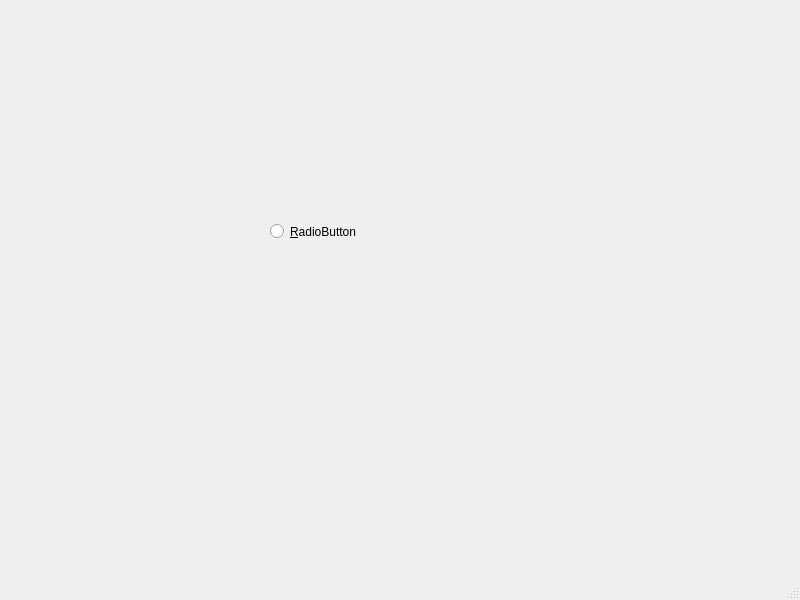
<?xml version="1.0" encoding="UTF-8"?>
<ui version="4.0">
 <class>MainWindow</class>
 <widget class="QMainWindow" name="MainWindow">
  <property name="geometry">
   <rect>
    <x>0</x>
    <y>0</y>
    <width>800</width>
    <height>600</height>
   </rect>
  </property>
  <property name="windowTitle">
   <string>MainWindow</string>
  </property>
  <widget class="QWidget" name="centralwidget">
   <widget class="QWidget" name="verticalLayoutWidget">
    <property name="geometry">
     <rect>
      <x>210</x>
      <y>40</y>
      <width>160</width>
      <height>80</height>
     </rect>
    </property>
    <layout class="QVBoxLayout" name="verticalLayout"/>
   </widget>
   <widget class="QRadioButton" name="radioButton">
    <property name="geometry">
     <rect>
      <x>270</x>
      <y>220</y>
      <width>112</width>
      <height>23</height>
     </rect>
    </property>
    <property name="text">
     <string>&amp;RadioButton</string>
    </property>
   </widget>
  </widget>
  <widget class="QMenuBar" name="menubar">
   <property name="geometry">
    <rect>
     <x>0</x>
     <y>0</y>
     <width>800</width>
     <height>28</height>
    </rect>
   </property>
  </widget>
  <widget class="QStatusBar" name="statusbar"/>
 </widget>
 <resources/>
 <connections/>
</ui>
